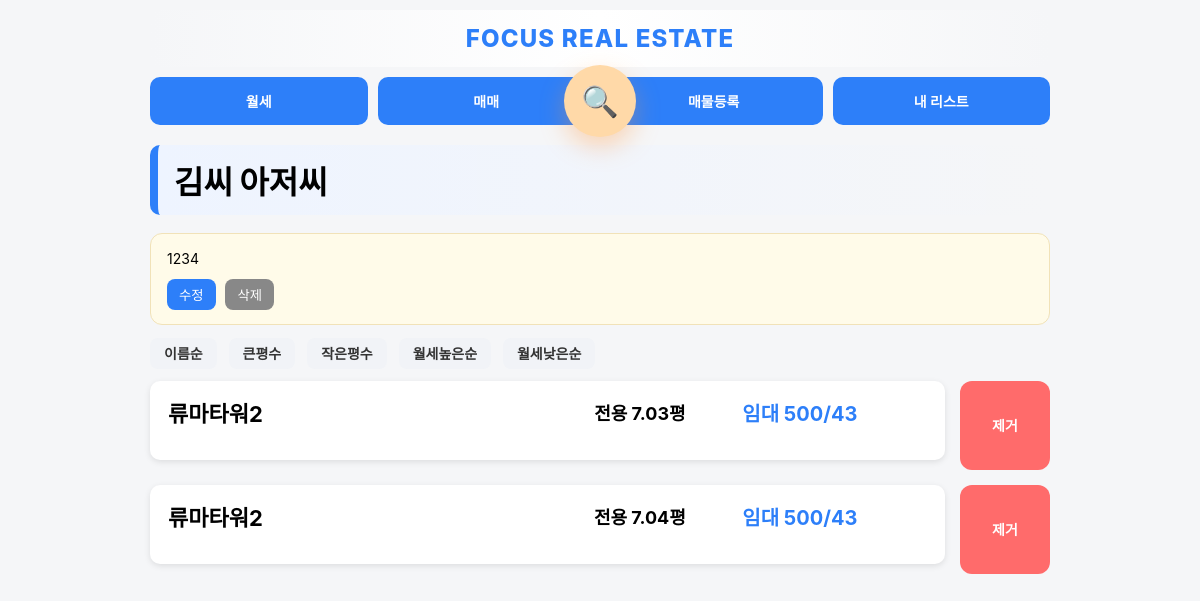
Page /collections/1 (signed in) on the earlier database version.
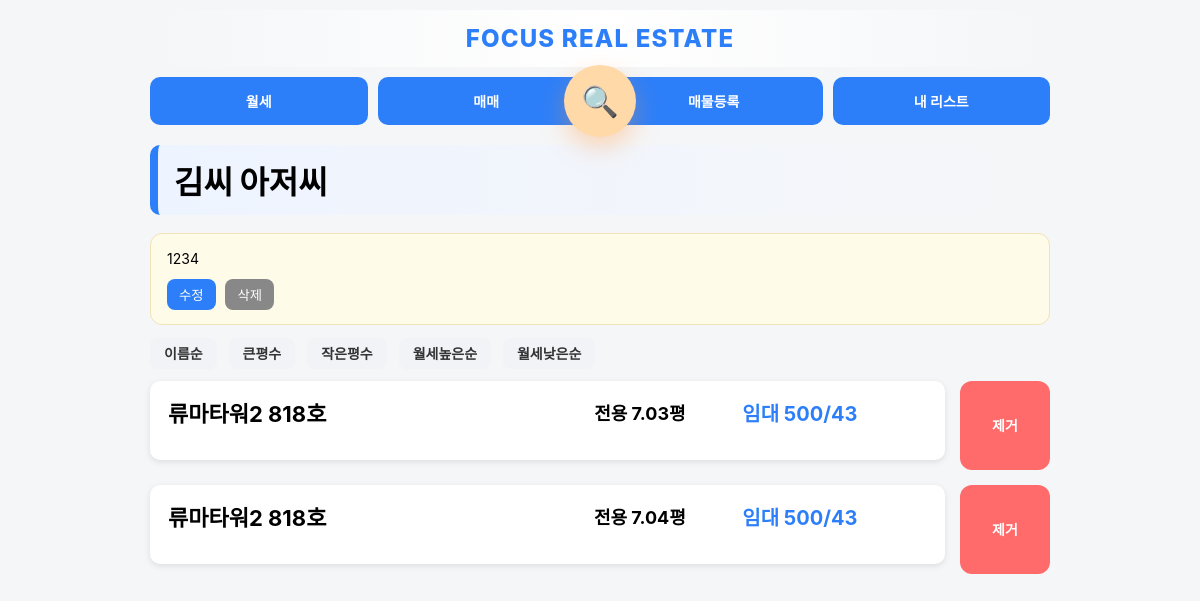
Same page on the later database version.
### app.py (models this page shows)
class Collection(db.Model):
    id = db.Column(db.Integer, primary_key=True)
    title = db.Column(db.String(200))
    memo = db.Column(db.String(200))
    created_at = db.Column(db.String(50))

class Property(db.Model):
    status = db.Column(db.String(20), default='available')
    property_type = db.Column(db.String(50))
    id = db.Column(db.Integer, primary_key=True)
    building_name = db.Column(db.String(200))
    exclusive_area = db.Column(db.Float)
    contract_area = db.Column(db.Float)
    deposit = db.Column(db.Integer)
    rent = db.Column(db.Integer)
    sale_price = db.Column(db.Integer)
    category = db.Column(db.String(20))
    status = db.Column(db.String(20), default='available')

### app.py (the view, shortened to what this page needs)
@app.route("/collections/<int:id>")
@login_required
def collection_detail(id):
    collection = Collection.query.get(id)
    sort = request.args.get("sort", "")
    items = CollectionItem.query.filter_by(collection_id=id).all()
    properties = []
    for item in items:
        p = Property.query.get(item.property_id)
        if p:
            p.collection_item_id = item.id
            properties.append(p)
    if sort == "name":
        properties = sorted(properties, key=lambda x: x.building_name)
    elif sort == "area_desc":
        properties = sorted(properties, key=lambda x: x.exclusive_area, reverse=True)
    elif sort == "area_asc":
        properties = sorted(properties, key=lambda x: x.exclusive_area)
    elif sort == "rent_desc":
        properties = sorted(properties, key=lambda x: x.rent, reverse=True)
    elif sort == "rent_asc":
        properties = sorted(properties, key=lambda x: x.rent)
    return render_template(
        "collection_detail.html",
        collection=collection,
        properties=properties,
        sort=sort
    )

### app.py (called while the page is built)
@login_manager.user_loader
def load_user(user_id):
    return User.query.get(int(user_id))

### templates/collection_detail.html (shortened to what this page needs)
{% extends "base.html" %}
{% block content %}
<div class="section-title">{{ collection.title }}</div>
<div class="memo-card">
    <div id="memo-view" {% if not collection.memo %}style="display:none"{% endif %}>
        <div class="memo-text" id="memo-text">{{ collection.memo }}</div>
        <div class="memo-actions">
            <button onclick="editMemo()">수정</button>
            <button onclick="deleteMemo()">삭제</button>
        </div>
    </div>
</div>
<div class="sort-bar">
    <a href="?sort=name">이름순</a>
    <a href="?sort=area_desc">큰평수</a>
    <a href="?sort=area_asc">작은평수</a>
    <a href="?sort=rent_desc">월세높은순</a>
    <a href="?sort=rent_asc">월세낮은순</a>
</div>
<div class="list-detail-container">
{% for p in properties %}
<div class="detail-row">
    <div class="card property-card" onclick="location.href='/property/{{ p.id }}?from_collection_id={{ collection.id }}'">
        <div class="property-header">
            <div class="property-title">{{ p.building_name }}</div>
            <div class="property-center">
                전용 {{ p.exclusive_area }}평
            </div>
            <div class="property-price">
                {% if p.deposit and p.rent %}
                    임대 {{ p.deposit }}/{{ p.rent }}
                {% else %}
                    매매 {{ p.sale_price }}
                {% endif %}
            </div>
        </div>
    </div>
    <div class="remove-wrap mobile-hide-remove" onclick="event.stopPropagation();">
    <a href="{{ url_for('remove_from_collection', collection_id=collection.id, property_id=p.id) }}" class="remove-btn">
        제거
    </a>
</div>
</div>
{% endfor %}
</div>
{% endblock %}

### templates/base.html (shortened to what this page needs)
<!DOCTYPE html>
<html>
<head>
</head>
<body>
<div class="container">
    <div class="site-header">
         FOCUS REAL ESTATE
    </div>
    <div class="menu-wrapper">
    <div class="menu">
        <a href="/?mode=rent">월세</a>
        <a href="/?mode=sale">매매</a>
        <a href="/register" class="pc-only">매물등록</a>
        <a href="/collections">내 리스트</a>
    </div>
    <a href="/search" class="search-fab" title="매물 검색">
        🔍
    </a>
</div>
{% block content %}
{% endblock %}
</div>
</body>
</html>

### templates/base.html (style rules this page uses)
.site-header { text-align: center; font-size: 24px; font-weight: 800; letter-spacing: 1.2px; padding: 14px 0; color: #2d7ff9; background: linear-gradient(to right, #f5f6f8, #ffffff, #f5f6f8); border-radius: 12px; margin-bottom: 10px; }
body { font-size: 14px; }
@media (min-width: 801px) { .menu { display: flex !important; flex-direction: row !important; justify-content: space-between !important; gap: 10px !important; } }
@media (min-width: 801px) { .menu a { flex: 1 !important; } }
body { font-family: "Pretendard", -apple-system, BlinkMacSystemFont, "Segoe UI", Roboto, sans-serif; margin: 0; padding: 0; background: #f5f6f8; }
.container { max-width: 900px; margin: 0 auto; padding: 10px; }
.menu { display: grid; grid-template-columns: repeat(3, 1fr); gap: 8px; margin-bottom: 15px; }
.menu a { text-align: center; padding: 14px 10px; background: #2d7ff9; color: white; border-radius: 10px; text-decoration: none; font-size: 14px; font-weight: bold; }
.card { background: white; padding: 12px; border-radius: 10px; margin-bottom: 10px; box-shadow: 0 2px 6px rgba(0,0,0,0.1); }
.menu-wrapper { position: relative; margin-bottom: 20px; }
.search-fab { position: absolute; left: 50%; top: 50%; transform: translate(-50%, -50%); width: 72px; height: 72px; border-radius: 50%; background: #ffd9a8; color: #ff8a00; display: flex; align-items: center; justify-content: center; font-size: 30px; text-decoration: none; box-shadow: 0 10px 25px rgba(255,150,60,0.35); transition: all 0.18s ease; z-index: 10; animation: floaty 2.4s ease-in-out infinite; }
.property-card { flex:1; display:flex; transition: transform 0.18s ease, box-shadow 0.18s ease; cursor: pointer; }
.property-card { background: #ffffff; }
.detail-row { display:flex; gap:14px; align-items:center; margin-top:14px; }
.detail-row > .card { display:flex; }
.detail-row { align-items:stretch; }
.property-card { height:100%; display:flex; }
.property-card { line-height:1.25; }

### templates/collection_detail.html (style rules this page uses)
.section-title { font-size: 32px; font-weight: 900; margin-bottom: 18px; padding: 12px 16px; border-radius: 10px; background: linear-gradient(to right, #eef4ff, transparent); border-left: 8px solid #2d7ff9; }
.sort-bar { margin-bottom: 18px; }
.sort-bar a { margin-right: 8px; padding: 7px 14px; border-radius: 8px; background: #f1f3f7; text-decoration: none; color: #333; font-weight: 600; transition: 0.15s; }
.detail-row { display: flex; gap: 15px; align-items: stretch; margin-bottom: 15px; }
.property-card { flex: 3; padding: 18px 18px; display:flex; align-items:center; height:100%; }
.remove-wrap { display:flex; align-items:stretch; min-width:90px; }
.remove-btn { background:#ff6b6b; color:white; border-radius:10px; text-decoration:none; font-weight:bold; white-space:nowrap; transition:.15s; height:100%; display:flex; align-items:center; justify-content:center; padding:0 16px; }
.property-header { display: grid; grid-template-columns: 2fr 1fr 1fr; align-items: center; gap: 10px; margin-bottom: 12px; width:100%; height:100%; }
.property-title { font-size: 22px; font-weight: bold; line-height: 1.4; }
.property-center { text-align: center; font-size: 18px; font-weight: bold; }
.property-price { font-size: 20px; font-weight: bold; color: #2d7ff9; }
.remove-btn { background: #ff6b6b; color: white; border-radius: 12px; text-decoration: none; font-weight: bold; transition: 0.15s; width:100%; height:auto; padding:12px 0; display:flex; align-items:center; justify-content:center; }
.memo-card { background: #fffbe9; border-radius: 12px; padding: 14px 16px; margin-bottom: 18px; border: 1px solid #f1e2b8; }
.memo-text { white-space: pre-wrap; line-height: 1.5; margin-bottom: 10px; }
.memo-actions button { margin-right: 6px; padding: 6px 12px; border-radius: 8px; border: none; background: #2d7ff9; color: white; cursor: pointer; }
.memo-actions button:last-child { background: #888; }

Differences in the rows shown:
changed Property (number 1 of 2 on the later page): building_name "류마타워2" → "류마타워2 818호"
changed Property (number 2 of 2 on the later page): building_name "류마타워2" → "류마타워2 818호"
